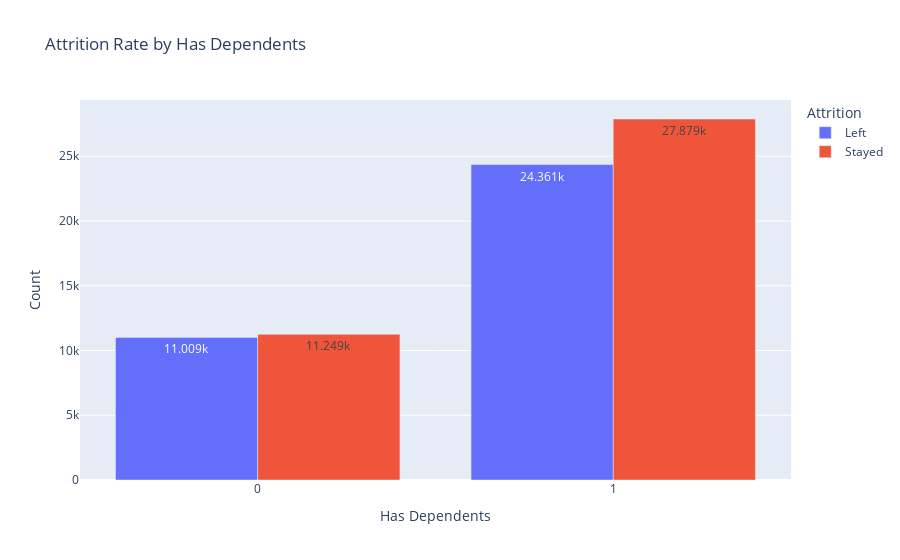

Notebook code cell kept with this figure:
### Code cell
# Attrition Rate by Has Dependents
df_counts = extended_df.groupby(["Has Dependents", "Attrition"], observed=False).size().reset_index(name="Count")

# Create an interactive bar plot
fig = px.bar(df_counts, 
             x="Has Dependents", 
             y="Count", 
             color="Attrition", 
             title="Attrition Rate by Has Dependents",
             barmode="group",
             text_auto=True)
fig.show()

### Figure 1 — Plotly figure (JSON) as saved in the notebook; plotly's stock layout.template omitted (floating-point values rounded to 4 significant figures)
{"data": [{"alignmentgroup": "True", "hovertemplate": "Attrition=Left<br>Has Dependents=%{x}<br>Count=%{y}<extra></extra>", "legendgroup": "Left", "marker": {"color": "#636efa", "pattern": {"shape": ""}}, "name": "Left", "offsetgroup": "Left", "orientation": "v", "showlegend": true, "textposition": "auto", "texttemplate": "%{y}", "type": "bar", "x": [0, 1], "xaxis": "x", "y": [11009, 24361], "yaxis": "y"}, {"alignmentgroup": "True", "hovertemplate": "Attrition=Stayed<br>Has Dependents=%{x}<br>Count=%{y}<extra></extra>", "legendgroup": "Stayed", "marker": {"color": "#EF553B", "pattern": {"shape": ""}}, "name": "Stayed", "offsetgroup": "Stayed", "orientation": "v", "showlegend": true, "textposition": "auto", "texttemplate": "%{y}", "type": "bar", "x": [0, 1], "xaxis": "x", "y": [11249, 27879], "yaxis": "y"}], "layout": {"autosize": true, "barmode": "group", "legend": {"title": {"text": "Attrition"}, "tracegroupgap": 0}, "title": {"text": "Attrition Rate by Has Dependents"}, "xaxis": {"anchor": "y", "autorange": true, "domain": [0, 1], "range": [-0.5, 1.5], "title": {"text": "Has Dependents"}, "type": "linear"}, "yaxis": {"anchor": "x", "autorange": true, "domain": [0, 1], "range": [0, 29350.0], "title": {"text": "Count"}, "type": "linear"}}}
